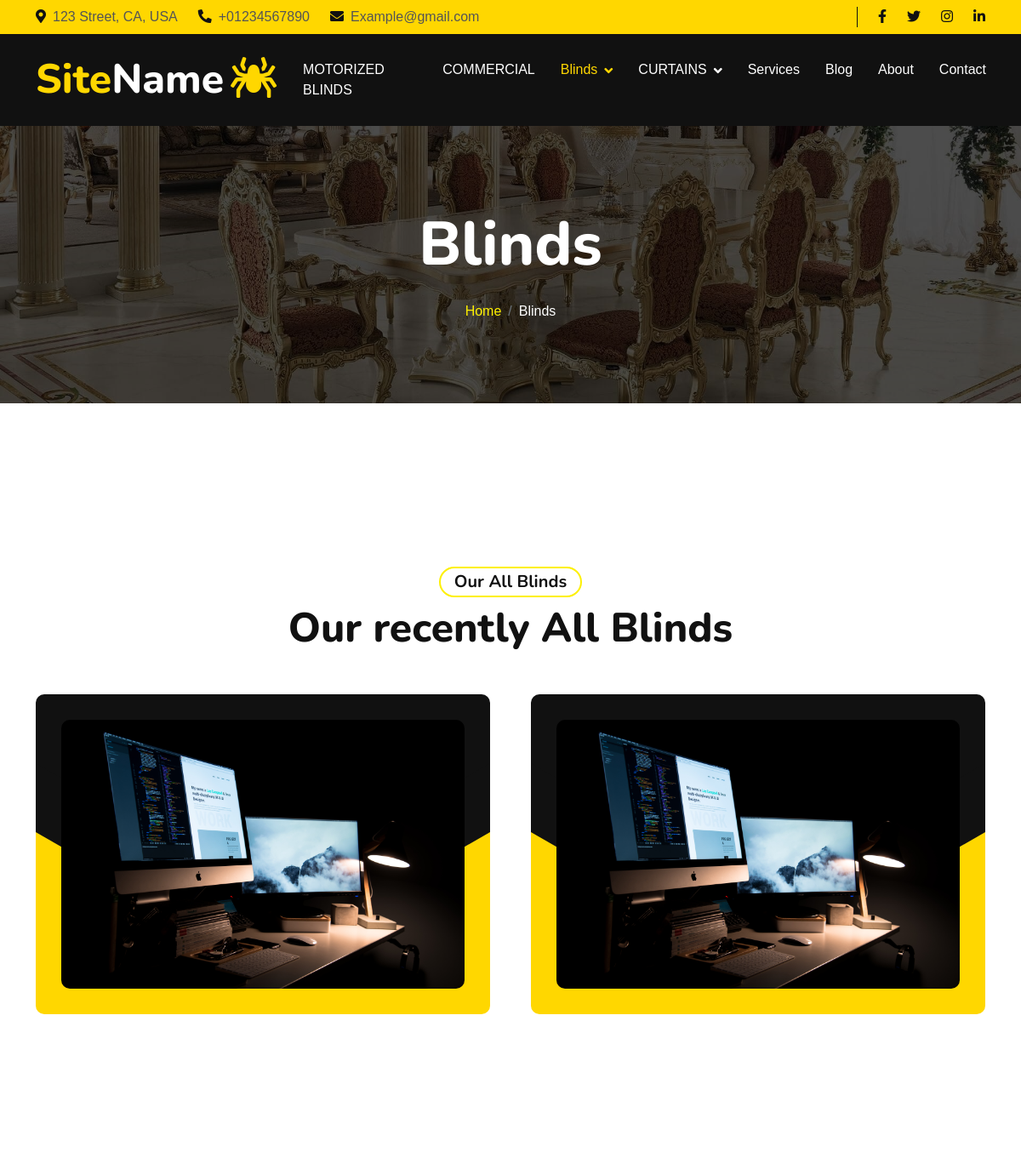
The page /products/blinds/ (upper part) on the database as committed earlier.
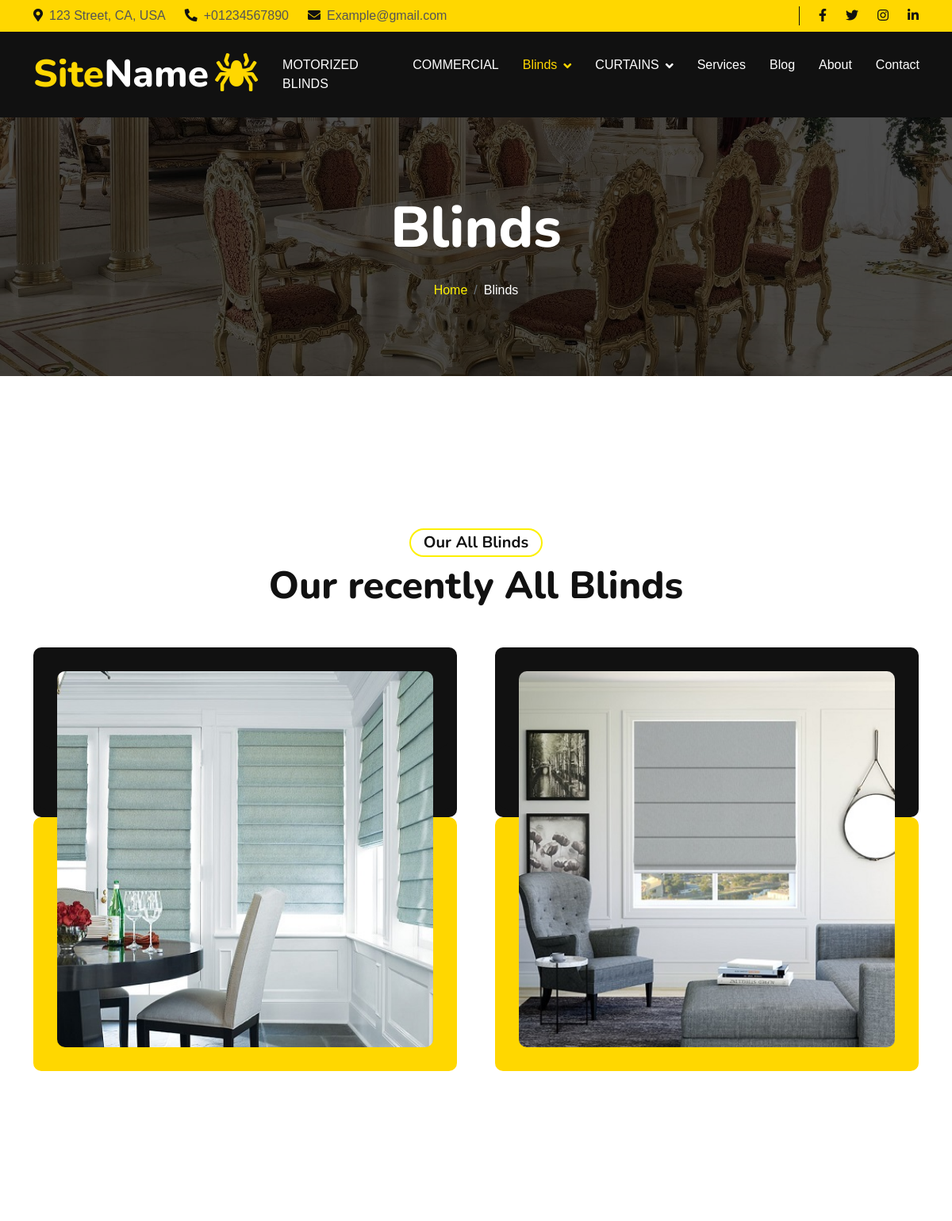
The same page on the database as committed later.
### products/models.py (models this page shows, shortened)
class Blinds(models.Model):
    title = models.CharField(max_length=5000)
    description = models.TextField(("description"),max_length=100000)
    created_at = models.DateTimeField( ("created_at"),default=timezone.now)
    image = models.ImageField(upload_to='blinds/')
    slug = models.SlugField(null=True,blank=True)
    class Meta:
        verbose_name = ("Blinds")
        verbose_name_plural = ("Blinds")
    def __str__(self):
        return self.title

### products/views.py (the view)
# urls.py: path('blinds/' , views.blinds_list , name='blinds_list'),
def blinds_list(request):
    blinds = Blinds.objects.all()
    context = {
        'blinds':blinds
    }
    return render(request , 'blinds/blinds.html' , context)

### about/about_context.py (called while the page is built)
def about(request):
    about = About.objects.last()
    context = {
        'about':about,
    }
    return context

### products/context.py (called while the page is built)
def nav(request):
    blinds_nav = Blinds.objects.all()
    curtains_nav = Curtains.objects.all()
    context = {
        'blinds_nav':blinds_nav,
        'curtains_nav':curtains_nav
    }
    return context

### products/templates/blinds/blinds.html (shortened to what this page needs)
{% extends "base.html" %}
{% load static %}
{% block body %}
        <div class="container-fluid page-header py-5">
            <div class="container text-center py-5">
                <h1 class="display-2 text-white mb-4 animated slideInDown">Blinds</h1>
                <nav aria-label="breadcrumb">
                    <ol class="breadcrumb justify-content-center mb-0 animated slideInDown">
                        <li class="breadcrumb-item"><a href="/">Home</a></li>
                        <li class="breadcrumb-item text-white" aria-current="page">Blinds</li>
                    </ol>
                </nav>
            </div>
        </div>
        <div class="container-fluid py-5">
            <div class="container py-5">
                <div class="text-center mb-5 wow fadeInUp" data-wow-delay=".3s">
                    <h5 class="mb-2 px-3 py-1 text-dark rounded-pill d-inline-block border border-2 border-primary">Our All Blinds</h5>
                    <h1 class="display-5">Our recently All Blinds</h1>
                </div>
                <div class="row g-5">
                    {% for blind in blinds %}
                    <div class="col-xxl-4 col-lg-6 col-md-6 col-sm-12 wow fadeInUp" data-wow-delay=".3s">
                        <div class="project-item">
                            <img src="{{blind.image.url}}" class="img-fluid h-100" alt="img">
                        </div>
                    </div>
                    {% endfor %}
                </div>
            </div>
        </div>
{% endblock body %}

Rows that differ between the two databases and show on the page:
changed Blinds (number 1 of 2 on the later page): image: a different picture
changed Blinds (number 2 of 2 on the later page): image: a different picture
